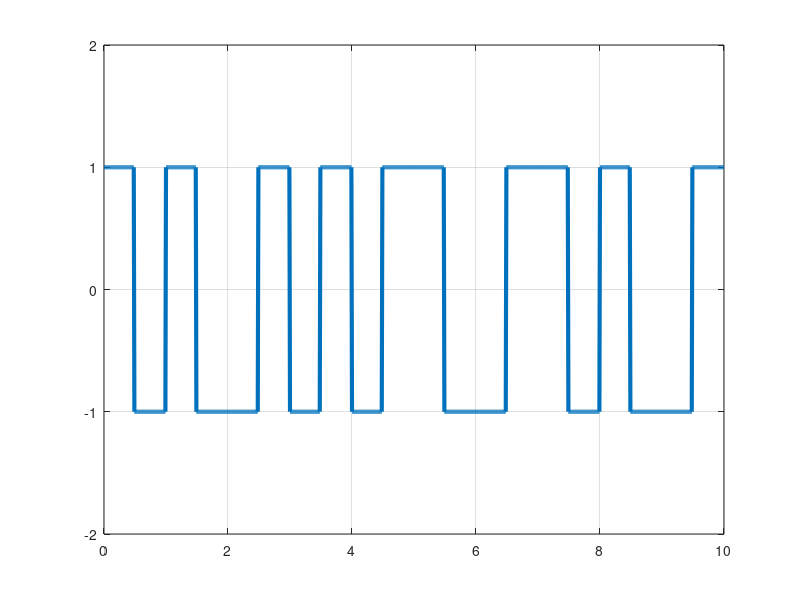

MATLAB code to generate this figure:
clc;
clear;
bits = [1,0,1,0,0,1,1,1,0,1];
%bits = input("INPUT BITS: ");

T = length(bits);
n = 100;

N = n*T;
t = 0:T/N:T;
x = ones(1,length(t));
val = -1
for i=1:T
  if bits(i)==1
    val = val*-1;
  end
  x((i-1)*n+1:i*n-n/2)=val;
  x((i-1)*n+n/2:i*n)=val*-1;
end

plot(t,x,'LineWidth',3);
axis([0,T,-2,2]);
grid on;

j=2;
if x(1)==1
  ans_bits(1)=1;
else
  ans_bits(1)=0;
end

for i=101:length(x)-1
  if mod(i-1,n)==0
    if x(i)==x(i-n)
        ans_bits(j) = 0;
    else
        ans_bits(j) = 1;
    end
    j = j+1;
  end
end

disp('Demodulation : ')
disp(ans_bits)